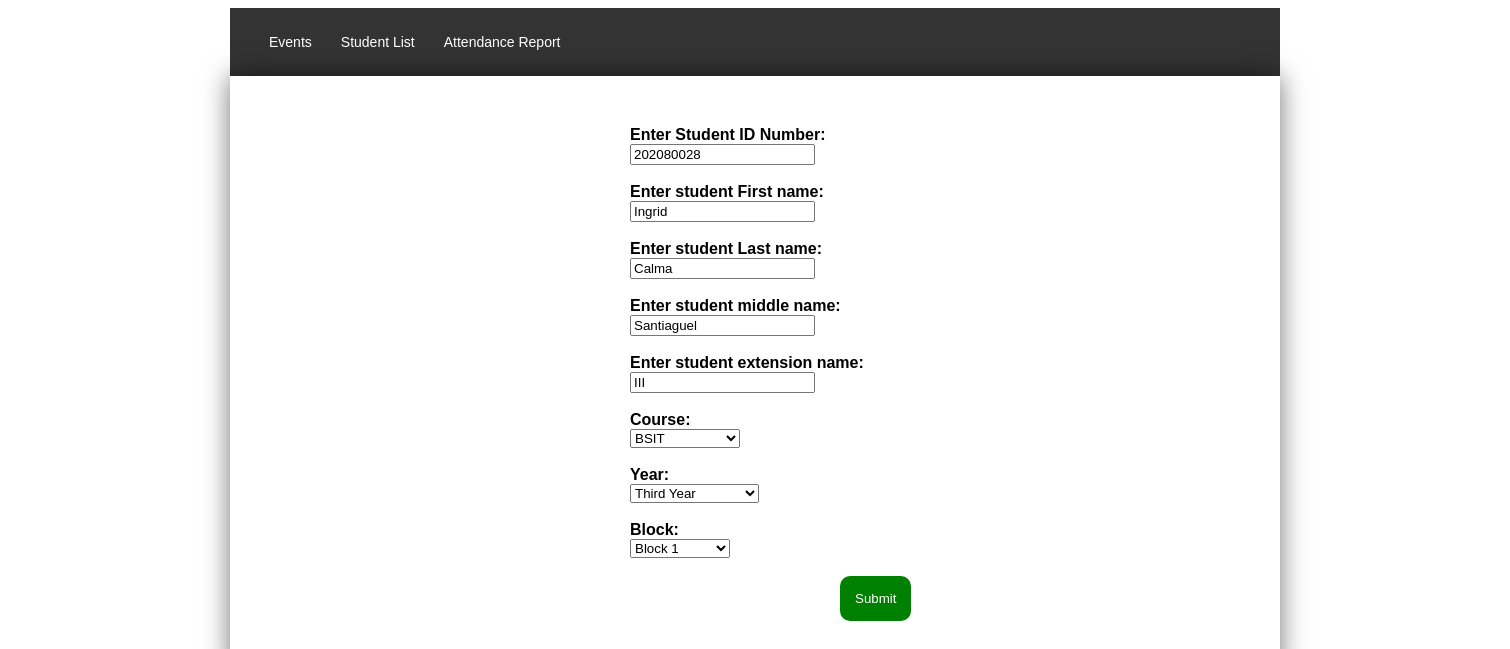
/editstudent.php?id=202080028, run on the app's committed database.
### tables this page shows
CREATE TABLE `student_info` (
  `id` int NOT NULL,
  `lastname` varchar(45) DEFAULT NULL,
  `firstname` varchar(45) DEFAULT NULL,
  `middlename` varchar(45) DEFAULT NULL,
  `extname` varchar(45) DEFAULT NULL,
  `course` varchar(45) DEFAULT NULL,
  `year` varchar(45) DEFAULT NULL,
  `block` varchar(45) DEFAULT NULL,
  PRIMARY KEY (`id`)
);

### editstudent.php (the view, shortened to what this page needs)
<?php
    include 'connection.php';
    $query = mysqli_query($conn, "SELECT * FROM student_info WHERE id='" . $_GET['id'] . "'");
    $row= mysqli_fetch_array($query);
?>
<!DOCTYPE html>
<html>
  <head>
    <link rel="stylesheet" href="style.css" />
  </head>
    <body style="font-family: sans-serif;">
        <?php include 'navbar.php'; ?>
    </nav>
        <div class="container">
        <form method="POST" action="<?php $_SERVER['PHP_SELF']; ?>" class="addform">
      <b> Enter Student ID Number: <br></b>
      <input type ="text" name="idnum" value="<?php echo $row['id']; ?>"> <br><br>
      <b> Enter student First name: <br></b>
      <input type ="text" name="firstname" value="<?php echo $row['firstname']; ?>"> <br><br>
      <b> Enter student Last name: <br></b>
      <input type ="text" name="lastname" value="<?php echo $row['lastname']; ?>"> <br><br>
      <b> Enter student middle name: <br></b>
      <input type ="text" name="middlename" value="<?php echo $row['middlename']; ?>"> <br><br>
      <b> Enter student extension name: <br></b>
      <input type ="text" name="extname" value="<?php echo $row['extname']; ?>"> <br><br>
      <b>Course:<br></b>
      <select id = "course" name = "course">
        <option id="bsit" value="BSIT" <?php if ($row['course'] == 'BSIT') echo ' selected="selected"'; ?>>BSIT</option>
        <option id="bsmarbio" value="BSMarBio"  <?php if ($row['course'] == 'BSMarBio') echo ' selected="selected"'; ?>> BSMarBio </option><br><br>
      </select><br><br>
      <b>Year:<br></b>
      <select id = "year" name = "year">
        <option id="3" value="Third Year" <?php if ($row['year'] == 'Third Year') echo ' selected="selected"'; ?>> Third Year </option>
        <option id="4" value="Fourth Year" <?php if ($row['year'] == 'Fourth Year') echo ' selected="selected"'; ?>> Fourth Year </option><br><br>
      </select><br><br>
      <b>Block:<br></b>
      <select id = "block" name = "block">
        <option id="b1" value="Block 1" <?php if ($row['block'] == 'Block 1') echo ' selected="selected"'; ?>>Block 1</option>
        <option id="b5" value="Block 5" <?php if ($row['block'] == 'Block 5') echo ' selected="selected"'; ?>>Block 5</option><br><br>
        </select><br><br>
        <button name = "submit" id="submits" value="submit" class="submit">Submit</button></a>
        </form>
        </div>
  </body>
</html>

### style.css (style rules this page uses)
.container { width: 1000px; margin-left: auto; margin-right: auto; box-shadow: 0 0 25px rgba(0, 0, 0, 0.55); padding: 25px; }
.addform { margin-left: 350px; margin-right: auto; padding: 25px; width: 1000px; }
.submit { padding: 15px; border: none; color: white; background-color: green; border-radius: 10px; margin-left:210px; }

### data on the page
student_info: idnum "202080028", firstname "Ingrid", lastname "Calma", middlename "Santiaguel", extname "III", course "BSIT", year "Third Year", block "Block 1"
